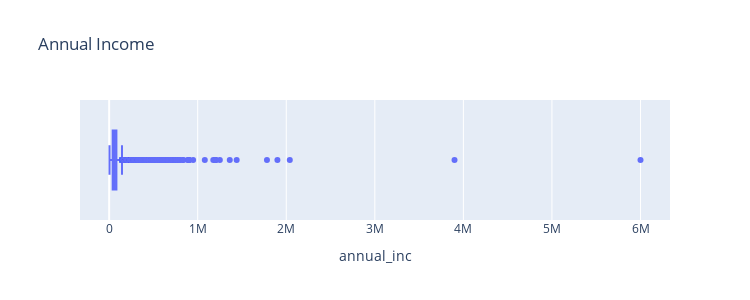

The cell this chart's notebook holds for it:
### Code cell
# Plotting Spread of Annual Income
px.box(loan_df,x='annual_inc', width=750, height=300, title='Annual Income').show()

### Figure 1 — Plotly figure (JSON) as saved in the notebook; plotly's stock layout.template omitted (floating-point values rounded to 4 significant figures; data arrays with more than 128 entries replaced by an {"elided": "..."} marker saying what was removed)
{"data": [{"alignmentgroup": "True", "hovertemplate": "annual_inc=%{x}<extra></extra>", "legendgroup": "", "marker": {"color": "#636efa"}, "name": "", "notched": false, "offsetgroup": "", "orientation": "h", "showlegend": false, "type": "box", "x": {"elided": "38577 float values"}, "x0": " ", "xaxis": "x", "y0": " ", "yaxis": "y"}], "layout": {"boxmode": "group", "height": 300, "legend": {"tracegroupgap": 0}, "title": {"text": "Annual Income"}, "width": 750, "xaxis": {"anchor": "y", "domain": [0, 1], "title": {"text": "annual_inc"}}, "yaxis": {"anchor": "x", "domain": [0, 1]}}}
